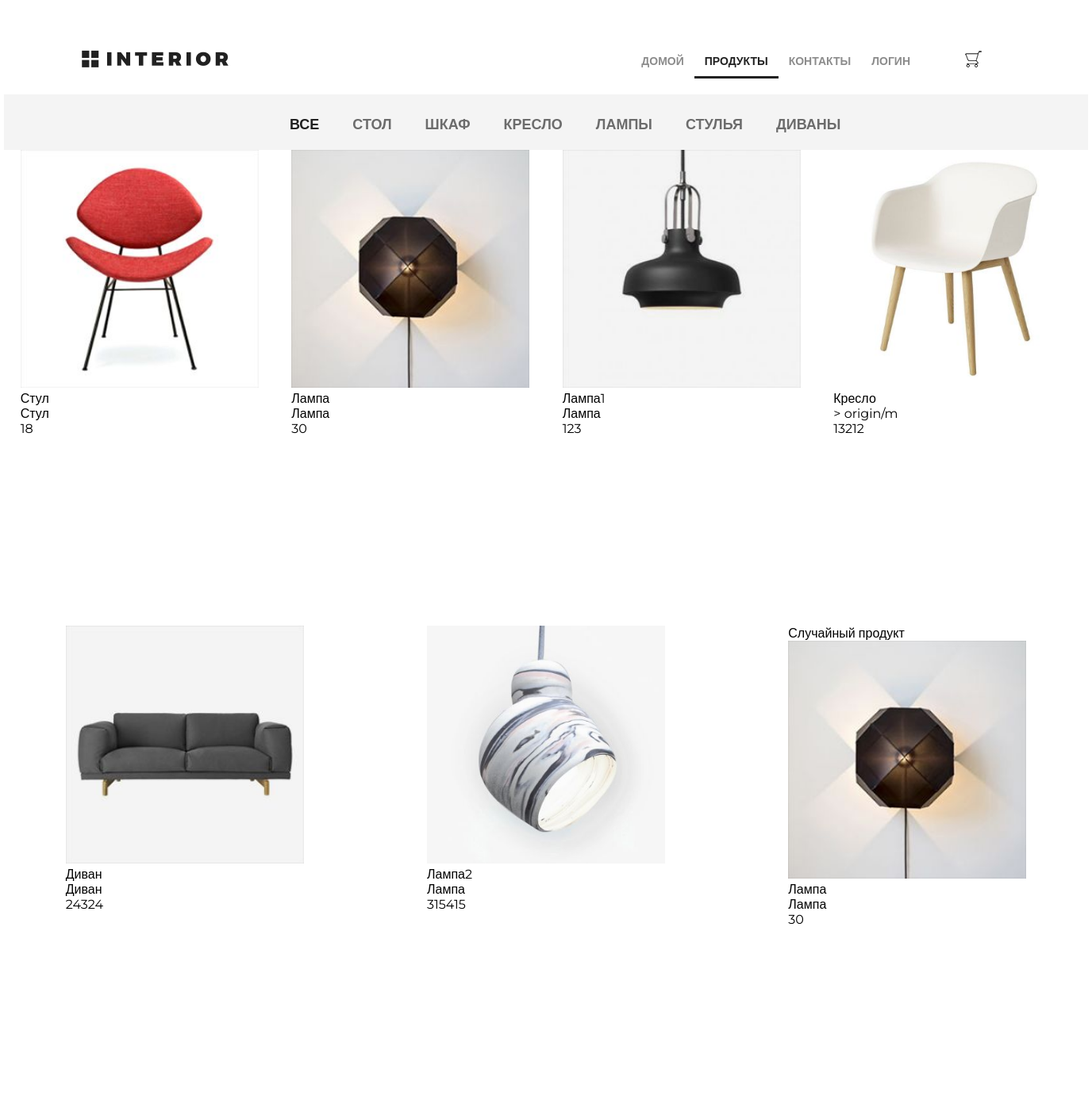
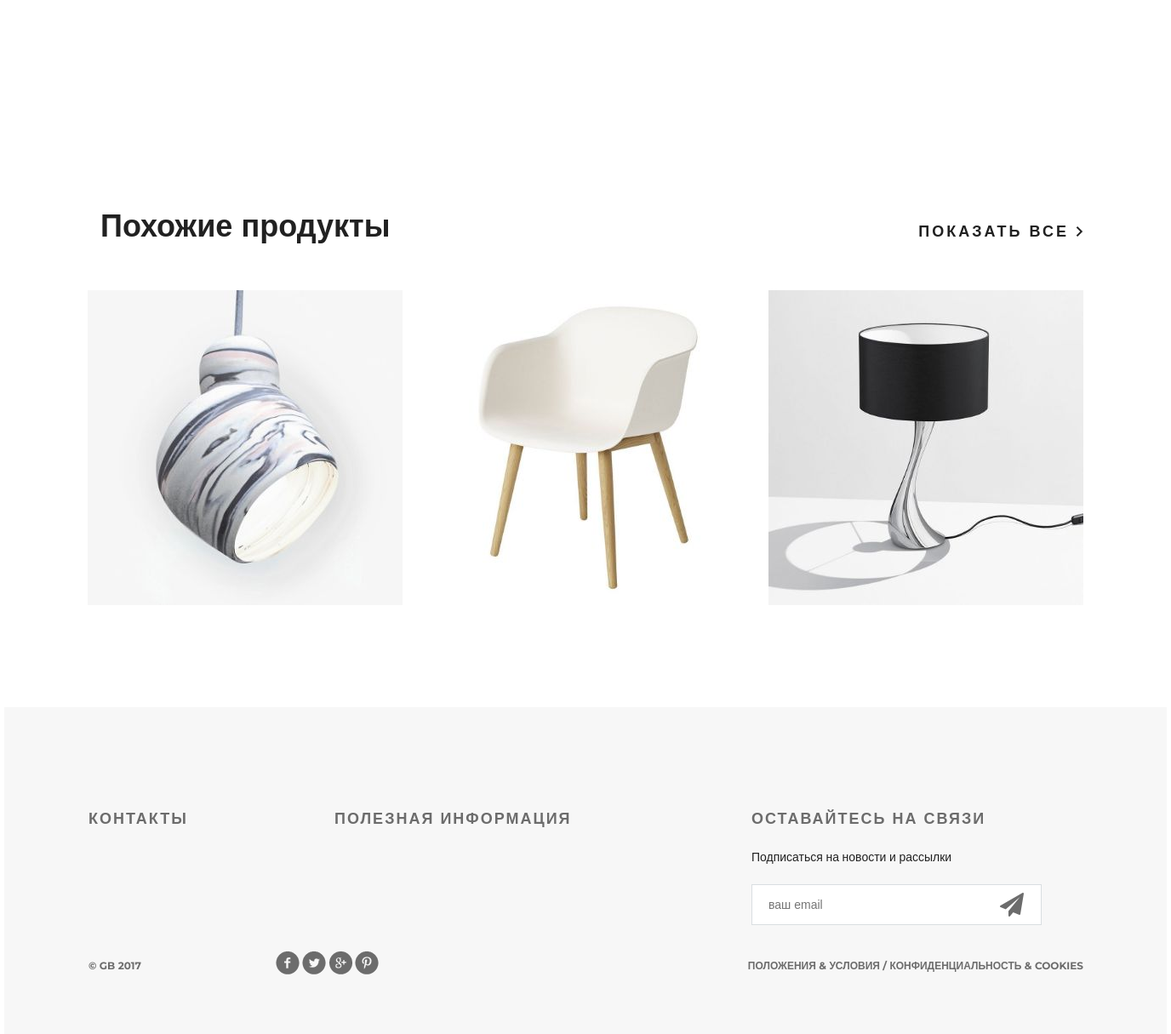
The page /products/0/ on the database its author committed (2 pictures, top to bottom).
### mainapp/models.py (models this page shows, shortened)
class Category(models.Model):
    name = models.CharField(max_length=32, unique=True, verbose_name='Название')

class Product(models.Model):
    name = models.CharField(max_length=32, unique=True, verbose_name='Название')
    descrition = models.TextField(verbose_name='Описание товара')
    price = models.PositiveIntegerField(verbose_name='Цена')
    category = models.ForeignKey(Category, on_delete=models.CASCADE)
    image = models.ImageField(upload_to='products', verbose_name='Изображение',
                              null=True, blank=True)

### mainapp/views.py (the view)
# urls.py: path('products/<int:pk>/', products_view, name='products'),
def products_view(request, pk):
    types_of_products = None
    sum_of_products = None
    price_of_products = None
    basket = get_basket(request.user)
    r_product = get_hot_product()
    if basket:
        types_of_products = basket.types_quantity
        sum_of_products = basket.totall_quantity
        price_of_products = basket.totall_price
    categories = Category.objects.all()
    if pk == 0:
        products = Product.objects.all().order_by('price')
        category = {'name': 'все'}
    else:
        category = get_object_or_404(Category, pk=pk)
        products = Product.objects.filter(category__pk=pk).order_by('price')
    content = {
        'products': products,
        'category': category,
        'categories': categories,
        "types_of_products": types_of_products,
        "sum_of_products": sum_of_products,
        "price_of_products": price_of_products,
        "r_product": r_product,
    }
    return render(request, 'mainapp/products.html', content)

### mainapp/views.py (called while the page is built)
def get_basket(user):
    if user.is_authenticated:
        basket = Basket.objects.filter(user=user)
        if not basket:
            basket = Basket(user)
            basket.save()
        return basket[0]
    return False

def get_hot_product():
    products = Product.objects.all()
    return random.sample(list(products), 1)[0]

### mainapp/templates/mainapp/products.html (shortened to what this page needs)
{% extends "mainapp/base.html" %}
{% block menu %}
		<div class="hero-white">
			<div class="header clearfix">
					{% include "mainapp/inside_menu.html" %}
			</div>
		</div>
{% endblock %}
{% block content %}
		<div class="details">
			<div class="links clearfix">
				<ul class="links-menu">
					<li><a href="{% url 'mainapp:products' pk=0 %}" class="{% if category|length > 0 %} active {% endif %}">ВСЕ</a></li>
					{% for cat in categories %}
						<li><a href="{% url 'mainapp:products' cat.pk %}" class="
						">
							{{cat.name}}
							</a></li>
					{% endfor %}
				</ul>
			</div>
			<div class="products_block">
				{% for product in products %}
					<div class="products_box">
						<a href="{% url 'mainapp:product' product.pk %}" class="products_box_img">
							<img src="{{product.image.url}}" alt="">
						</a>
						<div  class="products_box_name">
							{{product.name}}
						</div>
						<div  class="products_box_description">
							{{product.descrition}}
						</div>
						<div class="products_box_price">
							{{product.price}}
						</div>
					</div>
				{% endfor %}
				<div class="products_box">
					<div class="products_box_name">
						Случайный продукт
					</div>
					<a href="{% url 'mainapp:product' r_product.pk %}" class="products_box_img">
						<img src="{{r_product.image.url}}" alt="">
					</a>
					<div  class="products_box_name">
						{{r_product.name}}
					</div>
					<div  class="products_box_description">
						{{r_product.descrition}}
					</div>
					<div class="products_box_price">
						{{r_product.price}}
					</div>
				</div>
			</div>
			<div class="related">
				<div class="title clearfix">
					<h2>Похожие продукты</h2>
					<a class="explore" href="#">показать все <img src="/static/img/arrow.png" alt=""></a>
				</div>
				<div class="related-products clearfix">
					<div class="block">
						<a href="#"><img src="/static/img/product-11.jpg" alt="">
						</a>
					</div>
					<div class="block">
						<a href="#"><img src="/static/img/product-21.jpg" alt="">
						</a>
					</div>
					<div class="block">
						<a href="#"><img src="/static/img/product-31.jpg" alt="">
						</a>
					</div>
				</div>
			</div>
		</div>
{% endblock %}

### static/style.css (style rules this page uses)
* { margin: 0; padding: 0; }
body { font-family: 'Montserrat', sans-serif; }
html, body { height: 100%; }
.clearfix:after { content: ""; display: block; clear: both; }
.explore { text-transform: uppercase; color: #212121; font-size: 18px; font-weight: 700; line-height: 24px; text-align: center; float: right; margin-top: 138px; letter-spacing: 3px; text-decoration: none; }
.title { height: 152px; margin-right: 15px; }
.title h2 { float: left; margin-top: 118px; color: #212121; font-size: 36px; font-weight: 700; text-align: left; margin-left: 15px; }
.hero-white { background-color: #fff; height: 119px; padding-left: 98px; padding-right: 211px; position: relative; }
.links { height: 70px; background-color: #f4f4f4; position: relative; padding-left: 360px; }
.links-menu { margin: 27px auto 0px; position: absolute; }
.links-menu li { float: left; list-style-type: none; padding-right: 42px; }
.links-menu li a { text-decoration: none; color: #6c6c6c; font-size: 18px; font-weight: 700; text-transform: uppercase; }
.links-menu .active { color: #212121; font-size: 18px; font-weight: 700; }
.related { padding: 0px 98px; }
.related .title { height: 343px; margin-right: 0; }
.related .title h2 { margin-top: 245px; }
.related .title .explore { margin-top: 262px; }
.related-products { margin-bottom: 120px; }
.related-products .block a img { float: left; }
.related-products .block { float: left; margin-right: 30px; display: block; height: 370px; width: 370px; position: relative; }
.related-products .block:nth-child(3n) { margin-right: 0px; }
.products_block { width: inherit; display: flex; justify-content: space-around; flex-wrap: wrap; }
.products_box { width: 300px; height: 600px; background-color: white; }
.products_box_img { width: inherit; display: block; }
.products_box_img img { width: 100% }

### rows shown on the page
Category: name "СТОЛ"
Category: name "ШКАФ"
Category: name "КРЕСЛО"
Category: name "ЛАМПЫ"
Category: name "СТУЛЬЯ"
Category: name "ДИВАНЫ"
Product: image (picture), name "Стул", descrition "Стул", price "18"
Product: image (picture), name "Лампа", descrition "Лампа", price "30"
Product: image (picture), name "Лампа1", descrition "Лампа", price "123"
Product: image (picture), name "Кресло", descrition "> origin/m", price "13212"
Product: image (picture), name "Диван", descrition "Диван", price "24324"
Product: image (picture), name "Лампа2", descrition "Лампа", price "315415"
